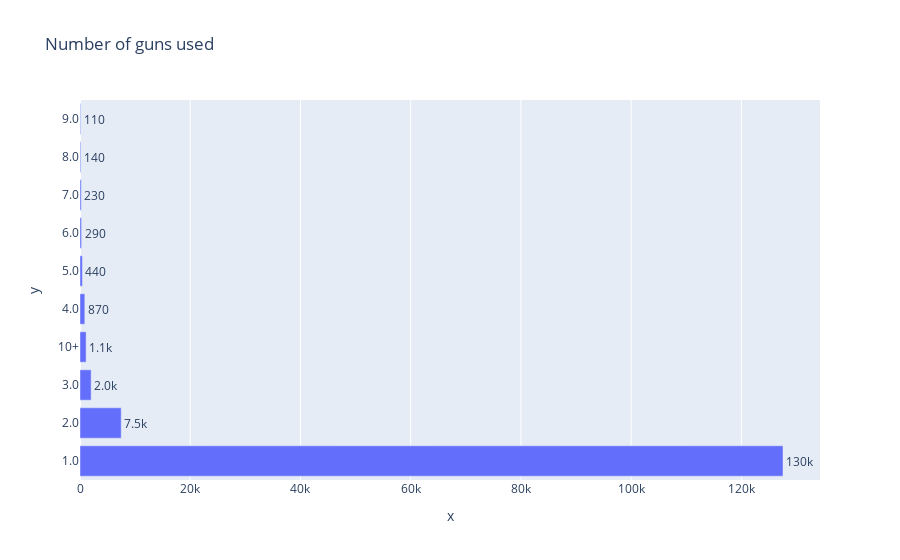

Write notebook code for a chart like this one.
### Markdown cell above
**number of guns involved per incident**

### Code cell
df['n_guns'] = df['n_guns_involved'].apply(lambda x : "10+" if x>=10 else str(x))
# df['n_guns'].value_counts()
tempdf = df['n_guns'].value_counts().reset_index()
tempdf = tempdf[tempdf['index'] != 'nan']


labels = list(tempdf['index'])
values = list(tempdf['n_guns'])

fig = px.bar(y=labels,
             x=values,
             text=values,
             title='Number of guns used' )
fig.update_traces(texttemplate='%{text:.2s}', textposition='outside')
fig.update_layout(uniformtext_minsize=8, uniformtext_mode='hide')
fig.show()

### Figure 1 — Plotly figure (JSON) as saved in the notebook; plotly's stock layout.template omitted (floating-point values rounded to 4 significant figures)
{"data": [{"alignmentgroup": "True", "hovertemplate": "x=%{x}<br>y=%{y}<br>text=%{text}<extra></extra>", "legendgroup": "", "marker": {"color": "#636efa", "pattern": {"shape": ""}}, "name": "", "offsetgroup": "", "orientation": "h", "showlegend": false, "text": [127548, 7477, 2021, 1110, 871, 435, 285, 232, 137, 111], "textposition": "outside", "texttemplate": "%{text:.2s}", "type": "bar", "x": [127548, 7477, 2021, 1110, 871, 435, 285, 232, 137, 111], "xaxis": "x", "y": ["1.0", "2.0", "3.0", "10+", "4.0", "5.0", "6.0", "7.0", "8.0", "9.0"], "yaxis": "y"}], "layout": {"barmode": "relative", "legend": {"tracegroupgap": 0}, "title": {"text": "Number of guns used"}, "uniformtext": {"minsize": 8, "mode": "hide"}, "xaxis": {"anchor": "y", "domain": [0, 1], "title": {"text": "x"}}, "yaxis": {"anchor": "x", "domain": [0, 1], "title": {"text": "y"}}}}
